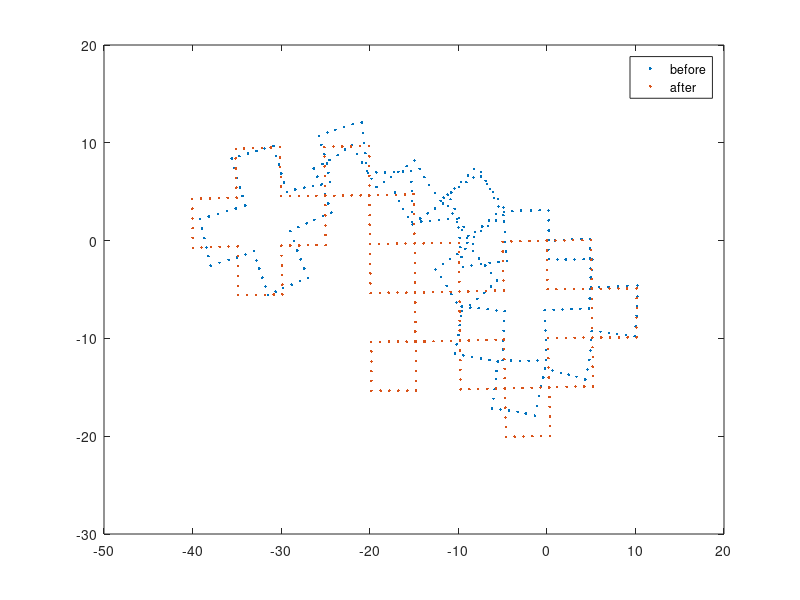

This figure's MATLAB source:
clc; clear; close all;

% TODO : Find unique poses !
A = load('out_simEdge_from_before.txt');
Au = unique(A, 'rows');
%B = load('out_poses_after.txt');
B = load('out_simEdge_from_after.txt');
figure;
plot(Au(:, 2), Au(:, 3),'.');
hold on;
plot(B(:, 2), B(:, 3),'.');
legend('before', 'after');